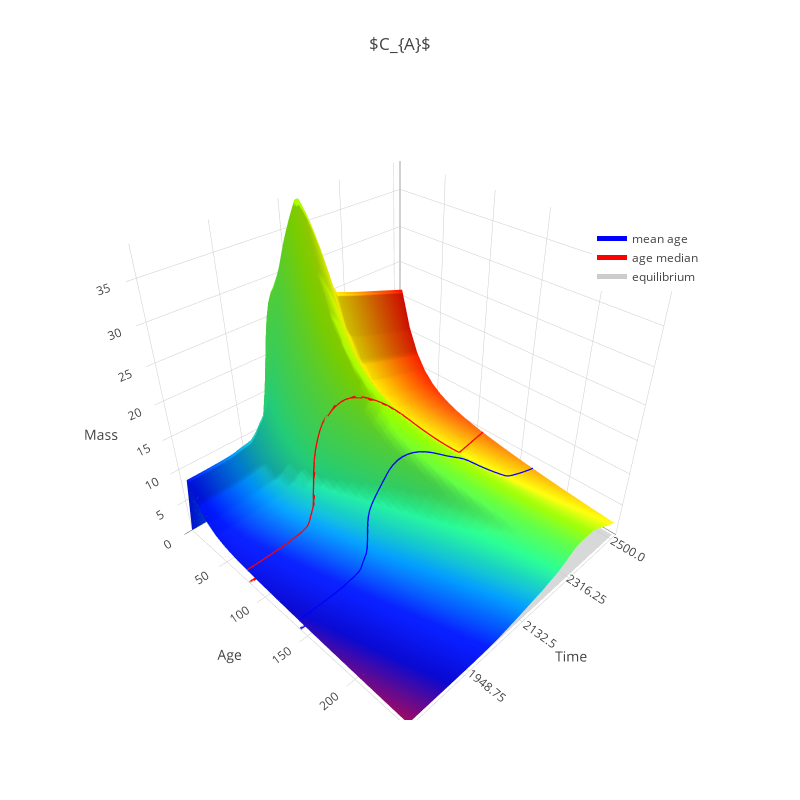
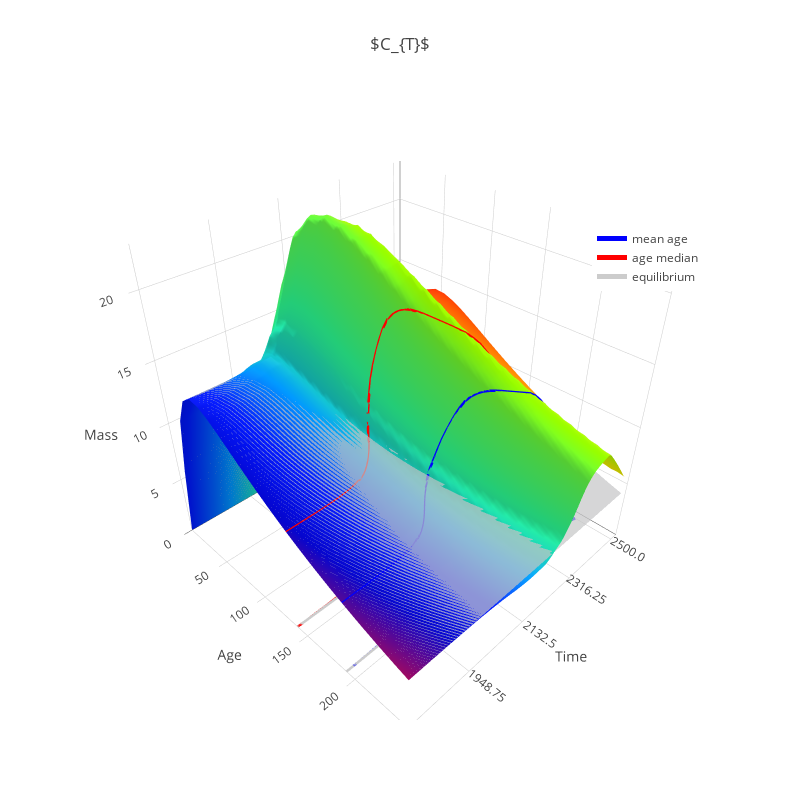
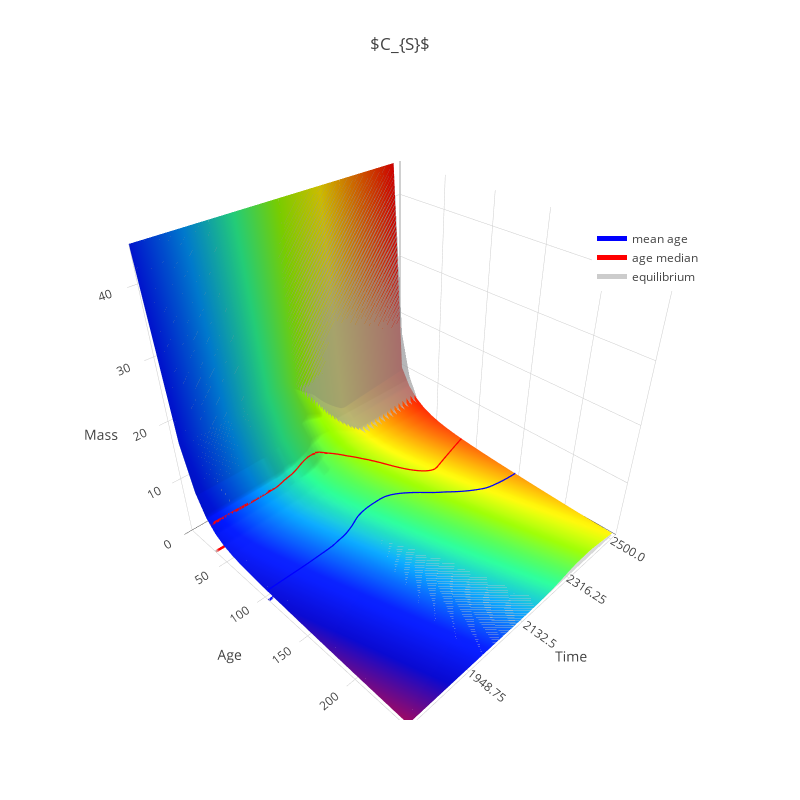
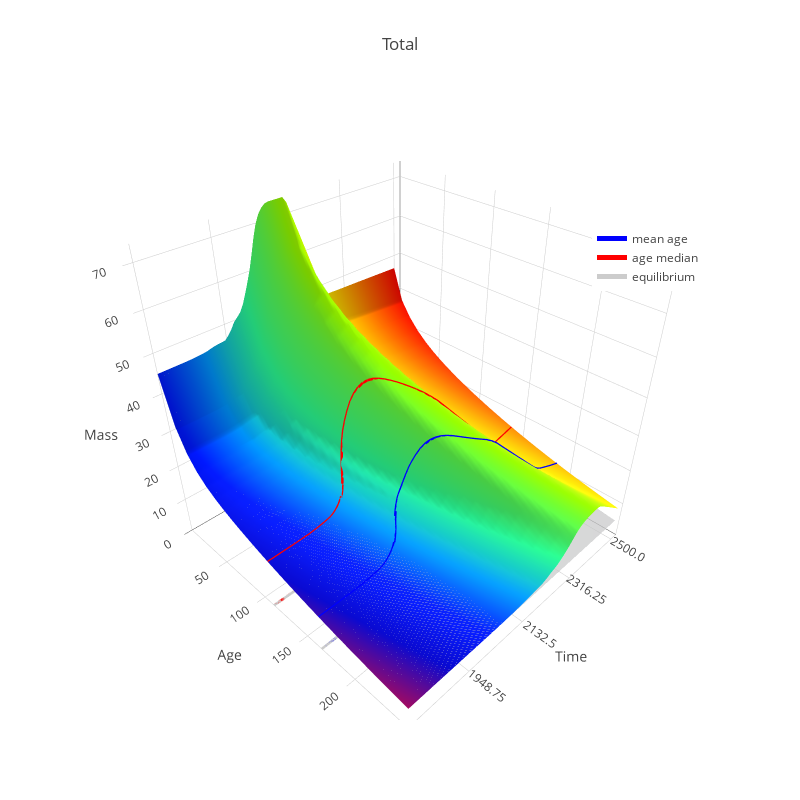

These figures' notebook cell, in order:
### Code cell
# finally plot the figures
for fig in figs:
    fig['layout']['legend'] = dict(x=0.8, y=0.8)
    iplot(fig)
